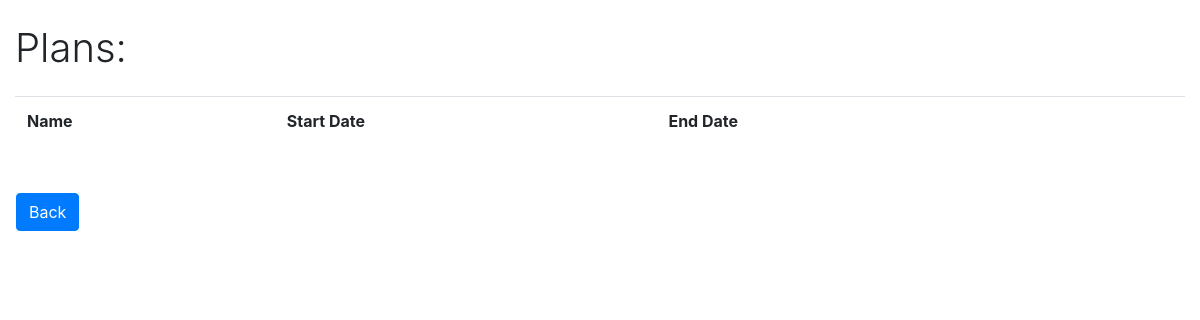
Before: /planner/3/plans/ (signed in) with the older database file.
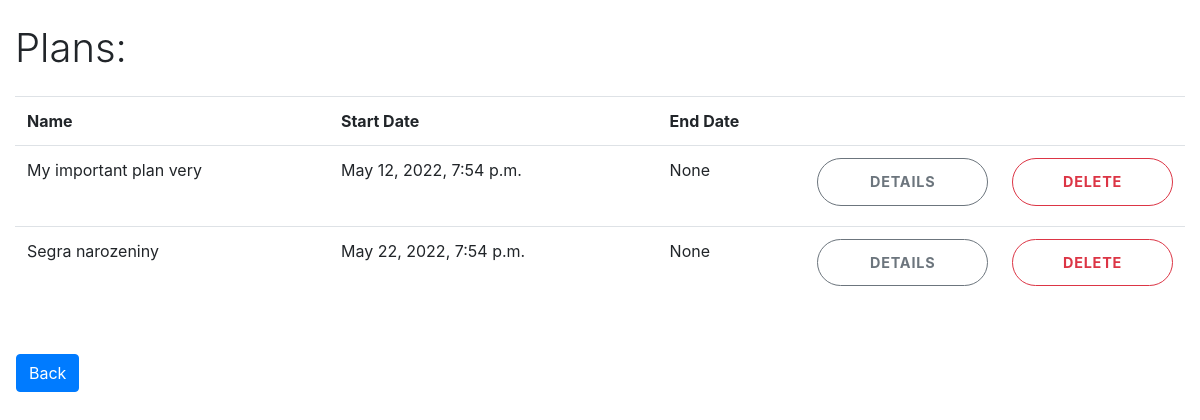
After: the same page with the newer database file.
### planner/models.py (models this page shows, shortened)
class Plan(models.Model):
    plan_id = models.AutoField(primary_key=True)
    planner = models.ForeignKey(Planner, on_delete=models.CASCADE)
    name = models.CharField(max_length=255)
    start_date = models.DateTimeField()
    end_date = models.DateTimeField(null=True, blank=True)

### planner/views.py (the view)
# urls.py: path('planner/<int:id>/plans/', views.plansView, name='plans'),
@login_required
def plansView(request, id):
    context = {}
    planner = Planner.objects.get(planner_id=id)
    context["plans"] = planner.plan_set.order_by('start_date')
    context["planner_id"] = id
    return render(request, 'planner/plans.html', context)

### templates/planner/plans.html (shortened to what this page needs)
{% extends 'base.html' %} {% load widget_tweaks %} {% block content %}
<br/>
<div class="container-fluid">
    <div class="row">
        <div class="col-md-3">
           <h1 class="login-heading mb-4 my-auto"> Plans: </h1>
        </div>
    </div>
    <table class="row">
        <table class="table">
            <tr>
              <th scope="col">Name</th>
              <th scope="col">Start Date</th>
              <th scope="col">End Date</th>
              <th scope="col"></th>
              <th scope="col"></th>
            </tr>
            {% for plan in plans %}
            <tr>
                <td> {{plan.name}}</td>
                <td> {{plan.start_date}}</td>
                <td> {{plan.end_date}}</td>
                <td>
                    <a href="{% url 'plan' planner_id plan.plan_id %}">
                    <button class="btn btn-lg btn-outline-secondary btn-login btn-block text-uppercase font-weight-bold mb-2"> Details </button>
                    </a>
                </td>
                <td>
                    <button data-toggle="modal" data-target="#deleteModal" class="btn btn-lg btn-outline-danger btn-login btn-block text-uppercase font-weight-bold mb-2"> Delete </button>
                </td>
            </tr>
            {% endfor %}
            </div>
    <div class="ml-3 mt-2">
        <a class="btn btn-primary" href="{% url 'home' %}"> Back </a>
    </div>
{% endblock content %}

Changed rows visible on the page:
added Plan: name "My important plan very", start_date "May 12, 2022, 7:54 p.m.", end_date "None"
added Plan: name "Segra narozeniny", start_date "May 22, 2022, 7:54 p.m.", end_date "None"
